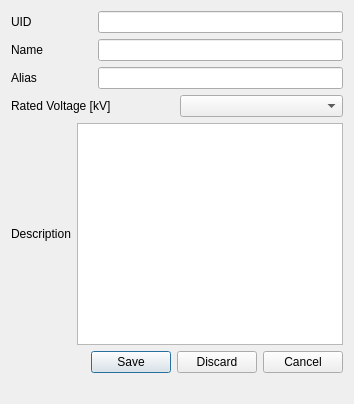
<?xml version="1.0" encoding="UTF-8"?>
<ui version="4.0">
 <class>CableHead</class>
 <widget class="QDialog" name="CableHead">
  <property name="geometry">
   <rect>
    <x>0</x>
    <y>0</y>
    <width>354</width>
    <height>404</height>
   </rect>
  </property>
  <property name="windowTitle">
   <string>Cable Head</string>
  </property>
  <layout class="QGridLayout" name="gridLayout">
   <item row="0" column="0">
    <layout class="QVBoxLayout" name="verticalLayout_3">
     <item>
      <layout class="QHBoxLayout" name="horizontalLayout">
       <item>
        <layout class="QVBoxLayout" name="verticalLayout">
         <item>
          <widget class="QLabel" name="labelUid">
           <property name="text">
            <string>UID                  </string>
           </property>
          </widget>
         </item>
         <item>
          <widget class="QLabel" name="labelName">
           <property name="text">
            <string>Name</string>
           </property>
          </widget>
         </item>
         <item>
          <widget class="QLabel" name="label_Alias">
           <property name="text">
            <string>Alias</string>
           </property>
          </widget>
         </item>
        </layout>
       </item>
       <item>
        <layout class="QVBoxLayout" name="verticalLayout_2">
         <item>
          <widget class="QLineEdit" name="lineEditUid"/>
         </item>
         <item>
          <widget class="QLineEdit" name="lineEditName"/>
         </item>
         <item>
          <widget class="QLineEdit" name="lineEditAlias"/>
         </item>
        </layout>
       </item>
      </layout>
     </item>
     <item>
      <layout class="QHBoxLayout" name="horizontalLayout_2">
       <item>
        <widget class="QLabel" name="labelRatedVoltage">
         <property name="text">
          <string>Rated Voltage [kV]</string>
         </property>
        </widget>
       </item>
       <item>
        <widget class="QComboBox" name="comboBoxRatedVoltage"/>
       </item>
      </layout>
     </item>
    </layout>
   </item>
   <item row="1" column="0">
    <layout class="QHBoxLayout" name="horizontalLayout_3">
     <item>
      <widget class="QLabel" name="labelDescription">
       <property name="text">
        <string>Description</string>
       </property>
      </widget>
     </item>
     <item>
      <widget class="QTextEdit" name="textEditDescription"/>
     </item>
    </layout>
   </item>
   <item row="2" column="0">
    <widget class="QDialogButtonBox" name="buttonBox">
     <property name="standardButtons">
      <set>QDialogButtonBox::Cancel|QDialogButtonBox::Discard|QDialogButtonBox::Save</set>
     </property>
     <property name="centerButtons">
      <bool>false</bool>
     </property>
    </widget>
   </item>
   <item row="3" column="0">
    <widget class="QLabel" name="labelStatus">
     <property name="text">
      <string/>
     </property>
    </widget>
   </item>
  </layout>
 </widget>
 <resources/>
 <connections/>
</ui>
